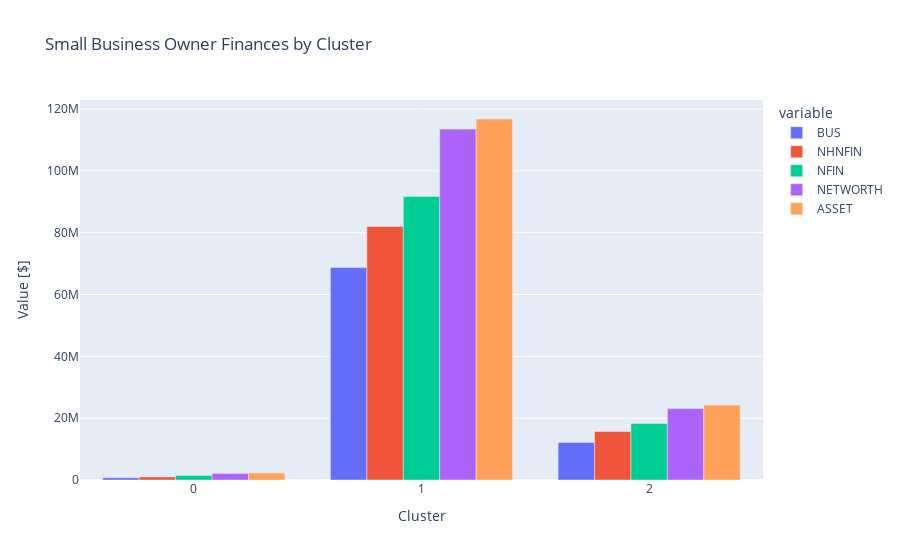

Write notebook code for a chart like this one.
### Code cell
# Create side-by-side bar chart of `xgb`
fig = px.bar(
    xgb,
    barmode="group",
    title="Small Business Owner Finances by Cluster"
)
fig.update_layout(xaxis_title="Cluster", yaxis_title="Value [$]")
# Don't delete the code below 👇
fig.write_image("images/small_biz_owners.png", scale=1, height=500, width=700)

fig.show()

### Figure 1 — Plotly figure (JSON) as saved in the notebook; plotly's stock layout.template omitted (floating-point values rounded to 4 significant figures)
{"data": [{"alignmentgroup": "True", "hovertemplate": "variable=BUS<br>index=%{x}<br>value=%{y}<extra></extra>", "legendgroup": "BUS", "marker": {"color": "#636efa", "pattern": {"shape": ""}}, "name": "BUS", "offsetgroup": "BUS", "orientation": "v", "showlegend": true, "textposition": "auto", "type": "bar", "x": [0, 1, 2], "xaxis": "x", "y": [736700.0, 68740000.0, 12160000.0], "yaxis": "y"}, {"alignmentgroup": "True", "hovertemplate": "variable=NHNFIN<br>index=%{x}<br>value=%{y}<extra></extra>", "legendgroup": "NHNFIN", "marker": {"color": "#EF553B", "pattern": {"shape": ""}}, "name": "NHNFIN", "offsetgroup": "NHNFIN", "orientation": "v", "showlegend": true, "textposition": "auto", "type": "bar", "x": [0, 1, 2], "xaxis": "x", "y": [1002000.0, 82020000.0, 15680000.0], "yaxis": "y"}, {"alignmentgroup": "True", "hovertemplate": "variable=NFIN<br>index=%{x}<br>value=%{y}<extra></extra>", "legendgroup": "NFIN", "marker": {"color": "#00cc96", "pattern": {"shape": ""}}, "name": "NFIN", "offsetgroup": "NFIN", "orientation": "v", "showlegend": true, "textposition": "auto", "type": "bar", "x": [0, 1, 2], "xaxis": "x", "y": [1488000.0, 91700000.0, 18290000.0], "yaxis": "y"}, {"alignmentgroup": "True", "hovertemplate": "variable=NETWORTH<br>index=%{x}<br>value=%{y}<extra></extra>", "legendgroup": "NETWORTH", "marker": {"color": "#ab63fa", "pattern": {"shape": ""}}, "name": "NETWORTH", "offsetgroup": "NETWORTH", "orientation": "v", "showlegend": true, "textposition": "auto", "type": "bar", "x": [0, 1, 2], "xaxis": "x", "y": [2076000.0, 113500000.0, 23100000.0], "yaxis": "y"}, {"alignmentgroup": "True", "hovertemplate": "variable=ASSET<br>index=%{x}<br>value=%{y}<extra></extra>", "legendgroup": "ASSET", "marker": {"color": "#FFA15A", "pattern": {"shape": ""}}, "name": "ASSET", "offsetgroup": "ASSET", "orientation": "v", "showlegend": true, "textposition": "auto", "type": "bar", "x": [0, 1, 2], "xaxis": "x", "y": [2281000.0, 116800000.0, 24230000.0], "yaxis": "y"}], "layout": {"barmode": "group", "legend": {"title": {"text": "variable"}, "tracegroupgap": 0}, "title": {"text": "Small Business Owner Finances by Cluster"}, "xaxis": {"anchor": "y", "domain": [0, 1], "title": {"text": "Cluster"}}, "yaxis": {"anchor": "x", "domain": [0, 1], "title": {"text": "Value [$]"}}}}
